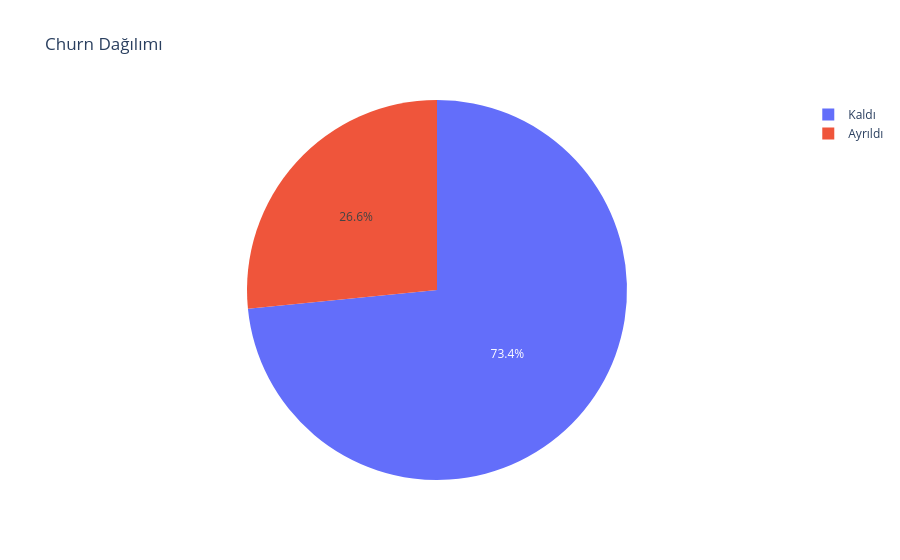

The notebook cell saved with this chart:
### Code cell
if __name__=="__main__": #  bu dosya direkt çalıştırıldığında içindeki kod çalışır. Başka bir dosya bu dosyayı import ettiğinde çalışmaz. 
    df=load_data("dataset.csv")
    df=clean_data(df)
    binary_cols, categoric_cols=find_column_types(df)
    df=encode_data(df, binary_cols, categoric_cols)
    X_train, X_test, y_train, y_test=split_data(df)
    model=build_model(X_train, y_train)
    y_pred=evaluate_model(model, X_test, y_test)
    visualize_results(df,y_test, y_pred)
    best_model=optimize_model(X_train, y_train)
    y_pred_optimized=evaluate_model(best_model, X_test, y_test)
    print("Binary:", binary_cols)
    print("Categoric:", categoric_cols)
    print(df.shape)
    print(df.dtypes)
    print(X_train.shape, X_test.shape)

### Figure 1 — Plotly figure (JSON) as saved in the notebook; plotly's stock layout.template omitted (floating-point values rounded to 4 significant figures; data arrays with more than 128 entries replaced by an {"elided": "..."} marker saying what was removed)
{"data": [{"domain": {"x": [0, 1], "y": [0, 1]}, "hovertemplate": "Churn_label=%{label}<extra></extra>", "labels": {"elided": "7032 str values"}, "legendgroup": "", "name": "", "showlegend": true, "type": "pie"}], "layout": {"legend": {"tracegroupgap": 0}, "title": {"text": "Churn Dağılımı"}}}
